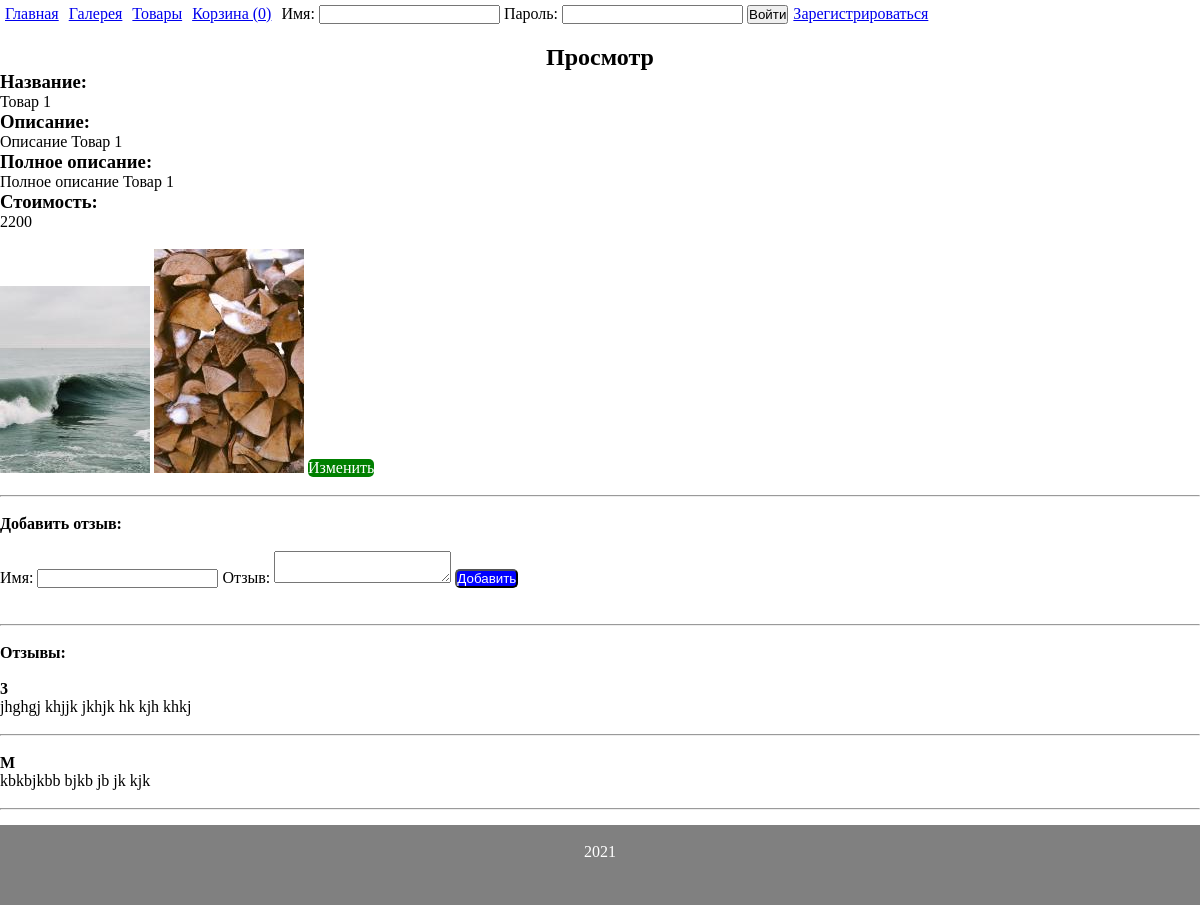
Page /item/1 on the committed database.
### tables this page shows
CREATE TABLE `products` (
  `id` int(11) NOT NULL,
  `name` mediumtext NOT NULL,
  `description` mediumtext NOT NULL,
  `more_description` text NOT NULL,
  `price` int(11) NOT NULL,
  `likes` int(1) NOT NULL DEFAULT '0'
);

CREATE TABLE `pictures` (
  `id` int(11) NOT NULL,
  `id_products` int(11) NOT NULL,
  `image` mediumtext NOT NULL,
  `size` int(11) NOT NULL
);

CREATE TABLE `feedbacks` (
  `id` int(11) NOT NULL,
  `id_products` int(11) NOT NULL,
  `name` mediumtext NOT NULL,
  `feedback` text NOT NULL
);

### engine/db_connections.php (called while the page is built, shortened)
<?php
function getConnect() {
    static $db = null;
    if (is_null($db)) {
        $db = @mysqli_connect(DB_HOST . ':' . DB_PORT, DB_USERNAME, DB_PASSWORD, DB_DATABASE) or die("Ошибка " . mysqli_connect_error());
    }
    return $db;
}
function getDBRequest($request) {
    $res = @mysqli_query(getConnect(), $request) or die(mysqli_error(getConnect()));
    if ($res === true) {
        $row = true;
    } else if (isset($res->num_rows)) {
        $row = mysqli_fetch_all($res, MYSQLI_ASSOC);
    } else {
        $row = false;
    }
    return $row;
}

### models/products.php (called while the page is built, shortened)
<?php
function getOneItem($action, $id=null, $vars = null) {
    switch ($action) {
        case 'read':
            return getDBRequest("SELECT * FROM products WHERE id={$id}")[0];
    }
}
function getPicturesByProdId($id) {
    return getDBRequest("SELECT * FROM pictures WHERE id_products = '{$id}'");
}

### engine/controller.php (called while the page is built, shortened)
<?php
function prepareVariables($url_array) {
    if ($url_array['main_page'] == "") {
        $params['page'] = 'index';
    } else {
        $params['page'] = $url_array['main_page'];
    }
    $params['countP'] = countInBasket(session_id());
    $params['username'] = hasUser($_SESSION['username'])['username'];
    $params['layout'] = 'app';
    switch ($params['page']) {
        case 'item':
            $params['page'] = implode('/', ['catalog', $url_array['main_page']]);
            $id = $url_array['product_id'];
            $params['item'] = getOneItem('read', $id);
            $params['feedbacks'] = getFeedbacksById($id);
            $params['pics'] = getPicturesByProdId($id);
            break;
    }
    return $params;
}

### models/feedbacks.php (called while the page is built, shortened)
<?php
function getFeedbacksById($idProd) {
    return getDBRequest("SELECT * FROM feedbacks WHERE id_products = {$idProd} ORDER BY id DESC");
}

### templates/catalog/item.php (the view, shortened to what this page needs)
<div class="titlePage">
    <h2>Просмотр</h2>
</div>
<div>
    <?php if(!empty($item['name'])): ?>
    <h3>Название:</h3>
        <div><?=$item["name"]?></div>
    <h3>Описание:</h3>
        <div><?=$item["description"]?></div>
    <h3>Полное описание:</h3>
        <div><?=$item["more_description"]?></div>
    <h3>Стоимость:</h3>
    <div><?=$item["price"]?></div>
    <br>
    <?php if (!empty($pics)):?>
    <?php foreach ($pics as $pic):?>
        <img src="/img/products/tmb/<?=$pic['image']?>">
    <?php endforeach;?>
    <?php endif;?>
    <a href="/edit-item/<?=$item['id']?>" class="btn-green">Изменить</a>
    <br><br>
    <hr>
    <br>
    <h4>Добавить отзыв:</h4><br>
    <form action="/item/<?=$item['id']?>" method="post">
        <label for="name">Имя:</label>
        <input type="text" name="name" value="<?php if(!empty($feed)) echo $feed['name']?>">
        <label for="feedback">Отзыв:</label>
        <textarea name="feedback"><?php if(!empty($feed)) echo $feed['feedback']?></textarea>
        <button type="submit" class="btn-blue">
        <?php if(!empty($feed)): ?>
            Изменить
        <?php else: ?>
            Добавить
        <?php endif; ?>
    </button>
    </form>
    <br><br>
    <hr>
    <br>
    <h4>Отзывы:</h4>
    <p>
        <?php if(!empty($feedbacks)): ?>
            <?php foreach($feedbacks as $feed): ?>
                <br>
                <div>
                    <h4><?=$feed['name']?></h4>
                    <p><?=$feed['feedback']?></p>
                </div>
                <br>
                <hr>
            <?php endforeach; ?>
        <?php else: ?>
            <div>Об этом товаре еще нет отзывов</div>
        <?php endif; ?>
    </p>
    <?php else: ?>
    <div>Такого товара не существует</div>
    <?php endif; ?>
</div>

### public/css/main.css (style rules this page uses)
* { margin: 0; padding: 0; }
body { display: -webkit-box; display: -ms-flexbox; display: flex; -webkit-box-orient: vertical; -webkit-box-direction: normal; -ms-flex-direction: column; flex-direction: column; }
h1, h2, footer { margin-top: 15px; }
.titlePage { text-align: center; }
.btn-green { text-decoration: none; display: inline-block; background-color: green; color: white; border-radius: 5px; text-align: center; }
.btn-blue { text-decoration: none; display: inline-block; background-color: blue; color: white; border-radius: 5px; text-align: center; }
form { margin: 0 auto; }

### rows in the picture
products: name "Товар 1", description "Описание Товар 1", more_description "Полное описание Товар 1", price "2200"
pictures: image (picture)
pictures: image (picture)
feedbacks: name "3", feedback "jhghgj khjjk jkhjk hk kjh khkj"
feedbacks: name "M", feedback "kbkbjkbb bjkb jb jk kjk"

### other values in the picture
$key['title'] "Главная"
$key['title'] "Галерея"
$key['title'] "Товары"
$key['title'] "Корзина (0)"
